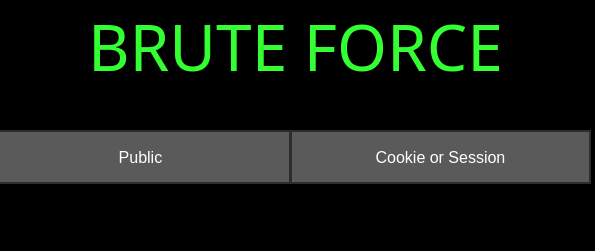
<?xml version="1.0" encoding="UTF-8"?>
<ui version="4.0">
 <class>Form</class>
 <widget class="QWidget" name="Form">
  <property name="geometry">
   <rect>
    <x>0</x>
    <y>0</y>
    <width>595</width>
    <height>251</height>
   </rect>
  </property>
  <property name="windowTitle">
   <string>Form</string>
  </property>
  <property name="styleSheet">
   <string notr="true">background-color:rgb(0, 0, 0);
</string>
  </property>
  <widget class="QLabel" name="label_6">
   <property name="geometry">
    <rect>
     <x>20</x>
     <y>0</y>
     <width>551</width>
     <height>91</height>
    </rect>
   </property>
   <property name="font">
    <font>
     <family>Bernard MT Condensed</family>
     <pointsize>48</pointsize>
     <weight>50</weight>
     <bold>false</bold>
    </font>
   </property>
   <property name="styleSheet">
    <string notr="true">QLabel {
    background-color: black;
    color: #33FF33;
}
</string>
   </property>
   <property name="text">
    <string>BRUTE FORCE</string>
   </property>
   <property name="alignment">
    <set>Qt::AlignCenter</set>
   </property>
  </widget>
  <widget class="QPushButton" name="pushButton">
   <property name="geometry">
    <rect>
     <x>-10</x>
     <y>130</y>
     <width>301</width>
     <height>54</height>
    </rect>
   </property>
   <property name="styleSheet">
    <string notr="true">QPushButton {
    background-color: rgba(128, 128, 128, 180);
    border: 2px solid #2d2d2d;
    color: white;
    padding: 5px;
    min-height: 40px;
    max-width: 400px;
    font-family: Arial;
    font-size: 12pt;
}

/* 버튼에 마우스를 올렸을 때 */
QPushButton:hover {
    background-color: rgba(158, 158, 158, 200);
    border: 2px solid #ffffff;
}

/* 버튼을 클릭했을 때 */
QPushButton:pressed {
    background-color: rgba(98, 98, 98, 180);
}</string>
   </property>
   <property name="text">
    <string>Public</string>
   </property>
  </widget>
  <widget class="QPushButton" name="pushButton_2">
   <property name="geometry">
    <rect>
     <x>290</x>
     <y>130</y>
     <width>301</width>
     <height>54</height>
    </rect>
   </property>
   <property name="styleSheet">
    <string notr="true">QPushButton {
    background-color: rgba(128, 128, 128, 180);
    border: 2px solid #2d2d2d;
    color: white;
    padding: 5px;
    min-height: 40px;
    max-width: 400px;
    font-family: Arial;
    font-size: 12pt;
}

/* 버튼에 마우스를 올렸을 때 */
QPushButton:hover {
    background-color: rgba(158, 158, 158, 200);
    border: 2px solid #ffffff;
}

/* 버튼을 클릭했을 때 */
QPushButton:pressed {
    background-color: rgba(98, 98, 98, 180);
}</string>
   </property>
   <property name="text">
    <string>Cookie or Session</string>
   </property>
  </widget>
 </widget>
 <resources/>
 <connections/>
</ui>
